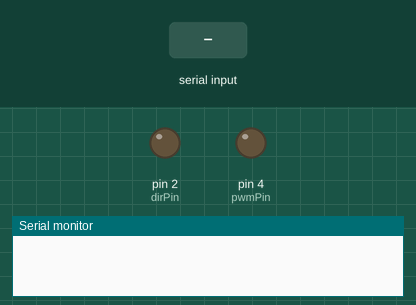
Simulated run of this sketch. Board: Arduino Uno, built with avr-gcc and run on an emulated ATmega328P. Parts: output pins drawn as LEDs (lit = HIGH), the last lines printed to the serial monitor. Inputs (shaded band) come from the test bench.

Above: at 1.2 s.
1.3 s: "f" received over Serial
At 2.3 s:
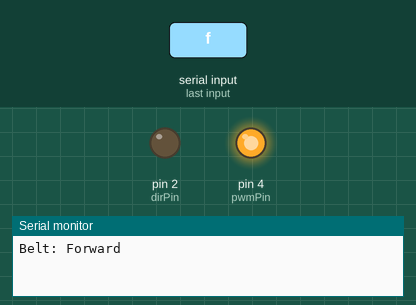
Timing chart, 0 to 7.9 s (numbered marks = the images above; inputs shaded):
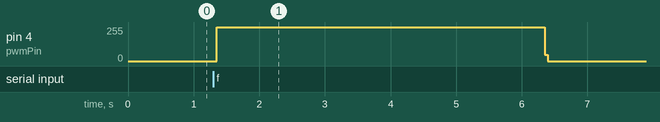

The sketch:

ArduinoUno_ConveyorBelt.ino
```cpp
//const int pwmPin = 11;
//const int dirPin = 2;
//
//char cmd;
//
//void setup(){
//  Serial.begin(9600);             // 시리얼 통신 시작(Boadrate : 9600)
//  pinMode(dirPin, OUTPUT);
//  pinMode(pwmPin, OUTPUT);
//}

//void loop(){
//
//  if (Serial.available()){
//    cmd = Serial.read();
//
//    if(cmd == 'f'){
//      Serial.println("Belt: Foward");
//      analogWrite(pwmPin, 127);   // 컨베이어 동작 시작
//      digitalWrite(dirPin, LOW);  // 정방향
//      delay(5000);
//      analogWrite(pwmPin, 0);     // 컨베이어 동작 중지
//    }
//    else if(cmd == 'b'){
//      Serial.println("Belt: Backward");
//      analogWrite(pwmPin, 127);   // 컨베이어 동작 시작
//      digitalWrite(dirPin, HIGH); // 역방향
//      delay(5000);
//      analogWrite(pwmPin, 0);     // 컨베이어 동작 중지
//    }
//  }
//}

//const int pwmPin = 11;
const int pwmPin = 4;
const int dirPin = 2;

char cmd;
int i=0;
int cnt = 0;
int stop_flag = 0;

void setup(){
  Serial.begin(9600);            // 시리얼 통신 시작(Boadrate : 9600)
  pinMode(dirPin, OUTPUT);
  pinMode(pwmPin, OUTPUT);
}

void loop(){

  if (Serial.available()){
    cmd = Serial.read();

  if(cmd == 'f'){
    Serial.println("Belt: Forward");
    digitalWrite(dirPin, LOW);  // 정방향
    cnt = 1000;
  }

  if(cmd == 'b'){
    Serial.println("Belt: Backward");
    digitalWrite(dirPin, HIGH);  // 역방향
    cnt = 1000;
  }

  for(i=cnt; i>=0; i-=1){
    digitalWrite(pwmPin, 255);
    delay(5);
    digitalWrite(pwmPin, 0);
  }
}
}
```

Measured:
- after the input at 1.3 s, pin 4 (pwmPin): 0/255 → 255/255 after 0.05 s, → 0/255 5.0 s later
